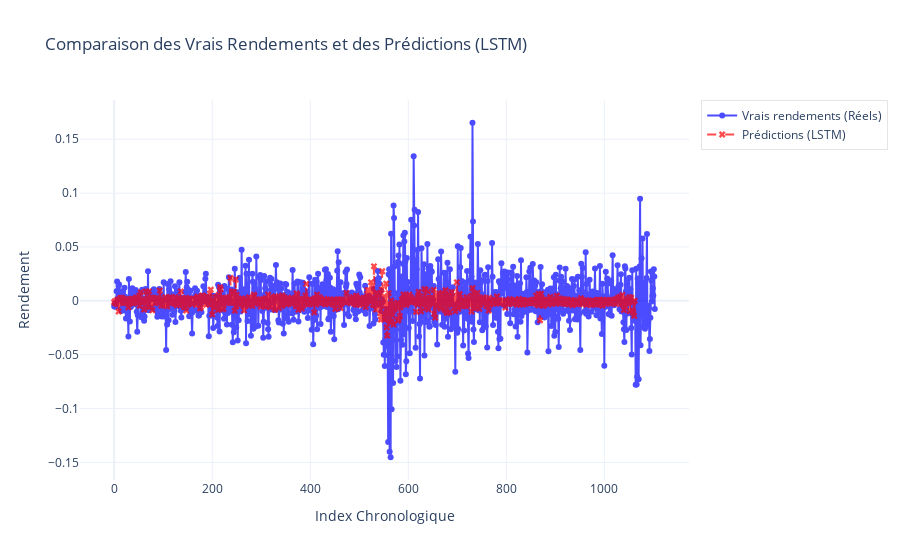

The code cell stored with this chart in its notebook:
### Code cell
fig_rf = go.Figure()

# Ajout des vrais rendements
fig_rf.add_trace(go.Scatter(
    x=list(range(len(y_test))),
    y=y_test,
    mode='lines+markers',
    name='Vrais rendements (Réels)',
    line=dict(color='blue', dash='solid'),
    marker=dict(symbol='circle', size=6),
    opacity=0.7
))

# Ajout des prédictions LSTM
fig_rf.add_trace(go.Scatter(
    x=list(range(len(generated_Z_prob))),
    y=generated_Z_prob,
    mode='lines+markers',
    name='Prédictions (LSTM)',
    line=dict(color='red', dash='dash'),
    marker=dict(symbol='x', size=6),
    opacity=0.7
))

# Mise à jour de la mise en page
fig_rf.update_layout(
    title="Comparaison des Vrais Rendements et des Prédictions (LSTM)",
    xaxis=dict(
        title="Index Chronologique",
        showgrid=True,
        zeroline=True
    ),
    yaxis=dict(
        title="Rendement",
        showgrid=True,
        zeroline=True
    ),
    legend=dict(
        font=dict(size=12),
        bgcolor="rgba(255,255,255,0.5)",
        bordercolor="rgba(0,0,0,0.1)",
        borderwidth=1
    ),
    template="plotly_white"
)

### Figure 1 — Plotly figure (JSON) as saved in the notebook; plotly's stock layout.template omitted (floating-point values rounded to 4 significant figures; data arrays with more than 128 entries replaced by an {"elided": "..."} marker saying what was removed)
{"data": [{"line": {"color": "blue", "dash": "solid"}, "marker": {"size": 6, "symbol": "circle"}, "mode": "lines+markers", "name": "Vrais rendements (Réels)", "opacity": 0.7, "type": "scatter", "x": {"elided": "1104 int values"}, "y": {"elided": "1104 float values"}}, {"line": {"color": "red", "dash": "dash"}, "marker": {"size": 6, "symbol": "x"}, "mode": "lines+markers", "name": "Prédictions (LSTM)", "opacity": 0.7, "type": "scatter", "x": {"elided": "1063 int values"}, "y": {"elided": "1063 float values"}}], "layout": {"legend": {"bgcolor": "rgba(255,255,255,0.5)", "bordercolor": "rgba(0,0,0,0.1)", "borderwidth": 1, "font": {"size": 12}}, "title": {"text": "Comparaison des Vrais Rendements et des Prédictions (LSTM)"}, "xaxis": {"showgrid": true, "title": {"text": "Index Chronologique"}, "zeroline": true}, "yaxis": {"showgrid": true, "title": {"text": "Rendement"}, "zeroline": true}}}
